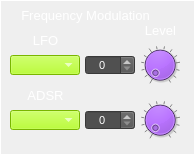
     <widget class="CustomFrame" name="frame_Osc1FrequencyModulation">
      <property name="geometry">
       <rect>
        <x>150</x>
        <y>335</y>
        <width>195</width>
        <height>155</height>
       </rect>
      </property>
      <property name="styleSheet">
       <string notr="true">color: rgb(255, 255, 255);</string>
      </property>
      <property name="frameShape">
       <enum>QFrame::Panel</enum>
      </property>
      <property name="frameShadow">
       <enum>QFrame::Plain</enum>
      </property>
      <property name="midLineWidth">
       <number>1</number>
      </property>
      <widget class="CustomComboBox" name="comboBox_Osc1FreqModLFO">
       <property name="geometry">
        <rect>
         <x>10</x>
         <y>55</y>
         <width>70</width>
         <height>20</height>
        </rect>
       </property>
       <property name="font">
        <font>
         <pointsize>8</pointsize>
        </font>
       </property>
       <property name="focusPolicy">
        <enum>Qt::NoFocus</enum>
       </property>
       <property name="styleSheet">
        <string notr="true">selection-background-color: rgb(255, 0, 0);
border-color: rgb(0, 0, 0);
background-color: rgb(170, 255, 0);
</string>
       </property>
       <property name="currentText">
        <string/>
       </property>
       <property name="currentIndex">
        <number>-1</number>
       </property>
       <property name="maxVisibleItems">
        <number>4</number>
       </property>
      </widget>
      <widget class="CustomComboBox" name="comboBox_Osc1FreqModAdsr">
       <property name="geometry">
        <rect>
         <x>10</x>
         <y>110</y>
         <width>70</width>
         <height>20</height>
        </rect>
       </property>
       <property name="font">
        <font>
         <pointsize>8</pointsize>
        </font>
       </property>
       <property name="focusPolicy">
        <enum>Qt::NoFocus</enum>
       </property>
       <property name="styleSheet">
        <string notr="true">selection-background-color: rgb(255, 0, 0);
border-color: rgb(0, 0, 0);
background-color: rgb(170, 255, 0);
</string>
       </property>
       <property name="currentText">
        <string/>
       </property>
       <property name="currentIndex">
        <number>-1</number>
       </property>
       <property name="maxVisibleItems">
        <number>4</number>
       </property>
      </widget>
      <widget class="QLabel" name="label_27">
       <property name="geometry">
        <rect>
         <x>20</x>
         <y>30</y>
         <width>51</width>
         <height>21</height>
        </rect>
       </property>
       <property name="font">
        <font>
         <pointsize>10</pointsize>
        </font>
       </property>
       <property name="styleSheet">
        <string notr="true">color: rgb(255, 255, 255);</string>
       </property>
       <property name="text">
        <string>LFO</string>
       </property>
       <property name="alignment">
        <set>Qt::AlignCenter</set>
       </property>
      </widget>
      <widget class="QLabel" name="label_28">
       <property name="geometry">
        <rect>
         <x>10</x>
         <y>5</y>
         <width>151</width>
         <height>20</height>
        </rect>
       </property>
       <property name="font">
        <font>
         <pointsize>10</pointsize>
        </font>
       </property>
       <property name="styleSheet">
        <string notr="true">color: rgb(255, 255, 255);</string>
       </property>
       <property name="text">
        <string>Frequency Modulation</string>
       </property>
       <property name="alignment">
        <set>Qt::AlignCenter</set>
       </property>
      </widget>
      <widget class="CustomDial" name="dial_Osc1FreqModLFOLevel">
       <property name="geometry">
        <rect>
         <x>140</x>
         <y>45</y>
         <width>40</width>
         <height>40</height>
        </rect>
       </property>
       <property name="focusPolicy">
        <enum>Qt::NoFocus</enum>
       </property>
       <property name="styleSheet">
        <string notr="true">background-color: rgb(170, 85, 255);</string>
       </property>
       <property name="maximum">
        <number>100</number>
       </property>
       <property name="value">
        <number>0</number>
       </property>
       <property name="wrapping">
        <bool>false</bool>
       </property>
       <property name="notchTarget">
        <double>8.000000000000000</double>
       </property>
       <property name="notchesVisible">
        <bool>true</bool>
       </property>
      </widget>
      <widget class="CustomDial" name="dial_Osc1FreqModAdsrLevel">
       <property name="geometry">
        <rect>
         <x>140</x>
         <y>100</y>
         <width>40</width>
         <height>40</height>
        </rect>
       </property>
       <property name="focusPolicy">
        <enum>Qt::NoFocus</enum>
       </property>
       <property name="styleSheet">
        <string notr="true">background-color: rgb(170, 85, 255);</string>
       </property>
       <property name="maximum">
        <number>100</number>
       </property>
       <property name="value">
        <number>0</number>
       </property>
       <property name="wrapping">
        <bool>false</bool>
       </property>
       <property name="notchTarget">
        <double>8.000000000000000</double>
       </property>
       <property name="notchesVisible">
        <bool>true</bool>
       </property>
      </widget>
      <widget class="QLabel" name="label_29">
       <property name="geometry">
        <rect>
         <x>20</x>
         <y>85</y>
         <width>51</width>
         <height>21</height>
        </rect>
       </property>
       <property name="font">
        <font>
         <pointsize>10</pointsize>
        </font>
       </property>
       <property name="styleSheet">
        <string notr="true">color: rgb(255, 255, 255);</string>
       </property>
       <property name="text">
        <string>ADSR</string>
       </property>
       <property name="alignment">
        <set>Qt::AlignCenter</set>
       </property>
      </widget>
      <widget class="QLabel" name="label_30">
       <property name="geometry">
        <rect>
         <x>135</x>
         <y>20</y>
         <width>51</width>
         <height>21</height>
        </rect>
       </property>
       <property name="font">
        <font>
         <pointsize>10</pointsize>
        </font>
       </property>
       <property name="styleSheet">
        <string notr="true">color: rgb(255, 255, 255);</string>
       </property>
       <property name="text">
        <string>Level</string>
       </property>
       <property name="alignment">
        <set>Qt::AlignCenter</set>
       </property>
      </widget>
      <widget class="QSpinBox" name="spinBox_Osc1FreqModLfoLevel">
       <property name="geometry">
        <rect>
         <x>85</x>
         <y>55</y>
         <width>50</width>
         <height>20</height>
        </rect>
       </property>
       <property name="font">
        <font>
         <pointsize>8</pointsize>
        </font>
       </property>
       <property name="focusPolicy">
        <enum>Qt::NoFocus</enum>
       </property>
       <property name="styleSheet">
        <string notr="true">background-color: rgb(80,80,80);
color: rgb(255, 255, 255);</string>
       </property>
       <property name="alignment">
        <set>Qt::AlignCenter</set>
       </property>
       <property name="readOnly">
        <bool>false</bool>
       </property>
       <property name="accelerated">
        <bool>true</bool>
       </property>
       <property name="maximum">
        <number>100</number>
       </property>
       <property name="value">
        <number>0</number>
       </property>
      </widget>
      <widget class="QSpinBox" name="spinBox_Osc1FreqModAdsrLevel">
       <property name="geometry">
        <rect>
         <x>85</x>
         <y>110</y>
         <width>50</width>
         <height>20</height>
        </rect>
       </property>
       <property name="font">
        <font>
         <pointsize>8</pointsize>
        </font>
       </property>
       <property name="focusPolicy">
        <enum>Qt::NoFocus</enum>
       </property>
       <property name="styleSheet">
        <string notr="true">background-color: rgb(80,80,80);
color: rgb(255, 255, 255);</string>
       </property>
       <property name="alignment">
        <set>Qt::AlignCenter</set>
       </property>
       <property name="readOnly">
        <bool>false</bool>
       </property>
       <property name="accelerated">
        <bool>true</bool>
       </property>
       <property name="maximum">
        <number>100</number>
       </property>
       <property name="value">
        <number>0</number>
       </property>
      </widget>
     </widget>
